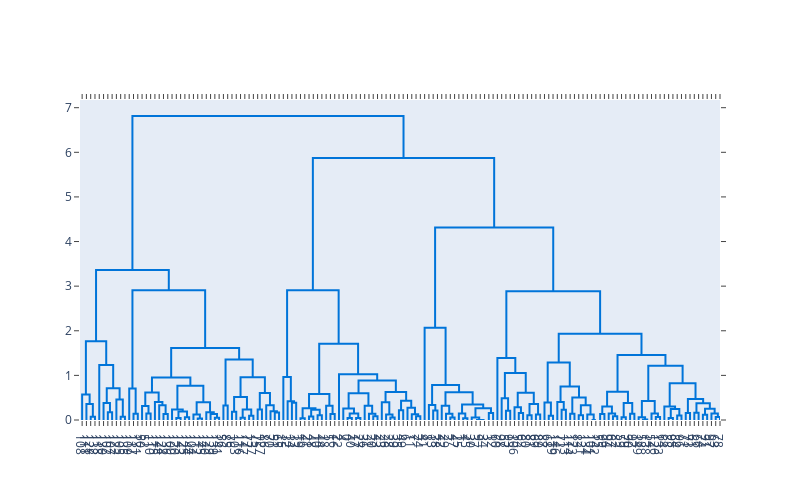

Here is the notebook cell this chart was saved with:
### Code cell
# Create the dendrogram
fig = ff.create_dendrogram(df_iris_pca, color_threshold=0)
fig.update_layout(width=800, height=500)
fig.show()

### Figure 1 — Plotly figure (JSON) as saved in the notebook; plotly's stock layout.template omitted (floating-point values rounded to 4 significant figures; data arrays with more than 128 entries replaced by an {"elided": "..."} marker saying what was removed)
{"data": [{"hoverinfo": "text", "marker": {"color": "rgb(0,116,217)"}, "mode": "lines", "type": "scatter", "x": [25, 25, 35, 35], "xaxis": "x", "y": [0, 0.07486, 0.07486, 0], "yaxis": "y"}, {"hoverinfo": "text", "marker": {"color": "rgb(0,116,217)"}, "mode": "lines", "type": "scatter", "x": [15, 15, 30, 30], "xaxis": "x", "y": [0, 0.3572, 0.3572, 0.07486], "yaxis": "y"}, {"hoverinfo": "text", "marker": {"color": "rgb(0,116,217)"}, "mode": "lines", "type": "scatter", "x": [5, 5, 22.5, 22.5], "xaxis": "x", "y": [0, 0.5728, 0.5728, 0.3572], "yaxis": "y"}, {"hoverinfo": "text", "marker": {"color": "rgb(0,116,217)"}, "mode": "lines", "type": "scatter", "x": [65, 65, 75, 75], "xaxis": "x", "y": [0, 0.1742, 0.1742, 0], "yaxis": "y"}, {"hoverinfo": "text", "marker": {"color": "rgb(0,116,217)"}, "mode": "lines", "type": "scatter", "x": [55, 55, 70, 70], "xaxis": "x", "y": [0, 0.3837, 0.3837, 0.1742], "yaxis": "y"}, {"hoverinfo": "text", "marker": {"color": "rgb(0,116,217)"}, "mode": "lines", "type": "scatter", "x": [95, 95, 105, 105], "xaxis": "x", "y": [0, 0.07319, 0.07319, 0], "yaxis": "y"}, {"hoverinfo": "text", "marker": {"color": "rgb(0,116,217)"}, "mode": "lines", "type": "scatter", "x": [85, 85, 100, 100], "xaxis": "x", "y": [0, 0.4574, 0.4574, 0.07319], "yaxis": "y"}, {"hoverinfo": "text", "marker": {"color": "rgb(0,116,217)"}, "mode": "lines", "type": "scatter", "x": [62.5, 62.5, 92.5, 92.5], "xaxis": "x", "y": [0.3837, 0.7092, 0.7092, 0.4574], "yaxis": "y"}, {"hoverinfo": "text", "marker": {"color": "rgb(0,116,217)"}, "mode": "lines", "type": "scatter", "x": [45, 45, 77.5, 77.5], "xaxis": "x", "y": [0, 1.235, 1.235, 0.7092], "yaxis": "y"}, {"hoverinfo": "text", "marker": {"color": "rgb(0,116,217)"}, "mode": "lines", "type": "scatter", "x": [13.75, 13.75, 61.25, 61.25], "xaxis": "x", "y": [0.5728, 1.762, 1.762, 1.235], "yaxis": "y"}, {"hoverinfo": "text", "marker": {"color": "rgb(0,116,217)"}, "mode": "lines", "type": "scatter", "x": [125, 125, 135, 135], "xaxis": "x", "y": [0, 0.1398, 0.1398, 0], "yaxis": "y"}, {"hoverinfo": "text", "marker": {"color": "rgb(0,116,217)"}, "mode": "lines", "type": "scatter", "x": [115, 115, 130, 130], "xaxis": "x", "y": [0, 0.7064, 0.7064, 0.1398], "yaxis": "y"}, {"hoverinfo": "text", "marker": {"color": "rgb(0,116,217)"}, "mode": "lines", "type": "scatter", "x": [155, 155, 165, 165], "xaxis": "x", "y": [0, 0.1469, 0.1469, 0], "yaxis": "y"}, {"hoverinfo": "text", "marker": {"color": "rgb(0,116,217)"}, "mode": "lines", "type": "scatter", "x": [145, 145, 160, 160], "xaxis": "x", "y": [0, 0.3118, 0.3118, 0.1469], "yaxis": "y"}, {"hoverinfo": "text", "marker": {"color": "rgb(0,116,217)"}, "mode": "lines", "type": "scatter", "x": [195, 195, 205, 205], "xaxis": "x", "y": [0, 0.1371, 0.1371, 0], "yaxis": "y"}, {"hoverinfo": "text", "marker": {"color": "rgb(0,116,217)"}, "mode": "lines", "type": "scatter", "x": [185, 185, 200, 200], "xaxis": "x", "y": [0, 0.3279, 0.3279, 0.1371], "yaxis": "y"}, {"hoverinfo": "text", "marker": {"color": "rgb(0,116,217)"}, "mode": "lines", "type": "scatter", "x": [175, 175, 192.5, 192.5], "xaxis": "x", "y": [0, 0.4019, 0.4019, 0.3279], "yaxis": "y"}, {"hoverinfo": "text", "marker": {"color": "rgb(0,116,217)"}, "mode": "lines", "type": "scatter", "x": [152.5, 152.5, 183.8, 183.8], "xaxis": "x", "y": [0.3118, 0.619, 0.619, 0.4019], "yaxis": "y"}, {"hoverinfo": "text", "marker": {"color": "rgb(0,116,217)"}, "mode": "lines", "type": "scatter", "x": [225, 225, 235, 235], "xaxis": "x", "y": [0, 0.04281, 0.04281, 0], "yaxis": "y"}, {"hoverinfo": "text", "marker": {"color": "rgb(0,116,217)"}, "mode": "lines", "type": "scatter", "x": [245, 245, 255, 255], "xaxis": "x", "y": [0, 0.06307, 0.06307, 0], "yaxis": "y"}, {"hoverinfo": "text", "marker": {"color": "rgb(0,116,217)"}, "mode": "lines", "type": "scatter", "x": [230, 230, 250, 250], "xaxis": "x", "y": [0.04281, 0.1885, 0.1885, 0.06307], "yaxis": "y"}, {"hoverinfo": "text", "marker": {"color": "rgb(0,116,217)"}, "mode": "lines", "type": "scatter", "x": [215, 215, 240, 240], "xaxis": "x", "y": [0, 0.2345, 0.2345, 0.1885], "yaxis": "y"}, {"hoverinfo": "text", "marker": {"color": "rgb(0,116,217)"}, "mode": "lines", "type": "scatter", "x": [275, 275, 285, 285], "xaxis": "x", "y": [0, 0.03437, 0.03437, 0], "yaxis": "y"}, {"hoverinfo": "text", "marker": {"color": "rgb(0,116,217)"}, "mode": "lines", "type": "scatter", "x": [265, 265, 280, 280], "xaxis": "x", "y": [0, 0.1242, 0.1242, 0.03437], "yaxis": "y"}, {"hoverinfo": "text", "marker": {"color": "rgb(0,116,217)"}, "mode": "lines", "type": "scatter", "x": [315, 315, 325, 325], "xaxis": "x", "y": [0, 0.0514, 0.0514, 0], "yaxis": "y"}, {"hoverinfo": "text", "marker": {"color": "rgb(0,116,217)"}, "mode": "lines", "type": "scatter", "x": [305, 305, 320, 320], "xaxis": "x", "y": [0, 0.1362, 0.1362, 0.0514], "yaxis": "y"}, {"hoverinfo": "text", "marker": {"color": "rgb(0,116,217)"}, "mode": "lines", "type": "scatter", "x": [295, 295, 312.5, 312.5], "xaxis": "x", "y": [0, 0.174, 0.174, 0.1362], "yaxis": "y"}, {"hoverinfo": "text", "marker": {"color": "rgb(0,116,217)"}, "mode": "lines", "type": "scatter", "x": [272.5, 272.5, 303.8, 303.8], "xaxis": "x", "y": [0.1242, 0.3964, 0.3964, 0.174], "yaxis": "y"}, {"hoverinfo": "text", "marker": {"color": "rgb(0,116,217)"}, "mode": "lines", "type": "scatter", "x": [227.5, 227.5, 288.1, 288.1], "xaxis": "x", "y": [0.2345, 0.7691, 0.7691, 0.3964], "yaxis": "y"}, {"hoverinfo": "text", "marker": {"color": "rgb(0,116,217)"}, "mode": "lines", "type": "scatter", "x": [168.1, 168.1, 257.8, 257.8], "xaxis": "x", "y": [0.619, 0.9543, 0.9543, 0.7691], "yaxis": "y"}, {"hoverinfo": "text", "marker": {"color": "rgb(0,116,217)"}, "mode": "lines", "type": "scatter", "x": [335, 335, 345, 345], "xaxis": "x", "y": [0, 0.326, 0.326, 0], "yaxis": "y"}, {"hoverinfo": "text", "marker": {"color": "rgb(0,116,217)"}, "mode": "lines", "type": "scatter", "x": [355, 355, 365, 365], "xaxis": "x", "y": [0, 0.1873, 0.1873, 0], "yaxis": "y"}, {"hoverinfo": "text", "marker": {"color": "rgb(0,116,217)"}, "mode": "lines", "type": "scatter", "x": [375, 375, 385, 385], "xaxis": "x", "y": [0, 0.0514, 0.0514, 0], "yaxis": "y"}, {"hoverinfo": "text", "marker": {"color": "rgb(0,116,217)"}, "mode": "lines", "type": "scatter", "x": [395, 395, 405, 405], "xaxis": "x", "y": [0, 0.0941, 0.0941, 0], "yaxis": "y"}, {"hoverinfo": "text", "marker": {"color": "rgb(0,116,217)"}, "mode": "lines", "type": "scatter", "x": [380, 380, 400, 400], "xaxis": "x", "y": [0.0514, 0.2332, 0.2332, 0.0941], "yaxis": "y"}, {"hoverinfo": "text", "marker": {"color": "rgb(0,116,217)"}, "mode": "lines", "type": "scatter", "x": [360, 360, 390, 390], "xaxis": "x", "y": [0.1873, 0.5133, 0.5133, 0.2332], "yaxis": "y"}, {"hoverinfo": "text", "marker": {"color": "rgb(0,116,217)"}, "mode": "lines", "type": "scatter", "x": [415, 415, 425, 425], "xaxis": "x", "y": [0, 0.236, 0.236, 0], "yaxis": "y"}, {"hoverinfo": "text", "marker": {"color": "rgb(0,116,217)"}, "mode": "lines", "type": "scatter", "x": [455, 455, 465, 465], "xaxis": "x", "y": [0, 0.1686, 0.1686, 0], "yaxis": "y"}, {"hoverinfo": "text", "marker": {"color": "rgb(0,116,217)"}, "mode": "lines", "type": "scatter", "x": [445, 445, 460, 460], "xaxis": "x", "y": [0, 0.1963, 0.1963, 0.1686], "yaxis": "y"}, {"hoverinfo": "text", "marker": {"color": "rgb(0,116,217)"}, "mode": "lines", "type": "scatter", "x": [435, 435, 452.5, 452.5], "xaxis": "x", "y": [0, 0.3334, 0.3334, 0.1963], "yaxis": "y"}, {"hoverinfo": "text", "marker": {"color": "rgb(0,116,217)"}, "mode": "lines", "type": "scatter", "x": [420, 420, 443.8, 443.8], "xaxis": "x", "y": [0.236, 0.6056, 0.6056, 0.3334], "yaxis": "y"}, {"hoverinfo": "text", "marker": {"color": "rgb(0,116,217)"}, "mode": "lines", "type": "scatter", "x": [375, 375, 431.9, 431.9], "xaxis": "x", "y": [0.5133, 0.9589, 0.9589, 0.6056], "yaxis": "y"}, {"hoverinfo": "text", "marker": {"color": "rgb(0,116,217)"}, "mode": "lines", "type": "scatter", "x": [340, 340, 403.4, 403.4], "xaxis": "x", "y": [0.326, 1.354, 1.354, 0.9589], "yaxis": "y"}, {"hoverinfo": "text", "marker": {"color": "rgb(0,116,217)"}, "mode": "lines", "type": "scatter", "x": [213.0, 213.0, 371.7, 371.7], "xaxis": "x", "y": [0.9543, 1.612, 1.612, 1.354], "yaxis": "y"}, {"hoverinfo": "text", "marker": {"color": "rgb(0,116,217)"}, "mode": "lines", "type": "scatter", "x": [122.5, 122.5, 292.3, 292.3], "xaxis": "x", "y": [0.7064, 2.909, 2.909, 1.612], "yaxis": "y"}, {"hoverinfo": "text", "marker": {"color": "rgb(0,116,217)"}, "mode": "lines", "type": "scatter", "x": [37.5, 37.5, 207.4, 207.4], "xaxis": "x", "y": [1.762, 3.365, 3.365, 2.909], "yaxis": "y"}, {"hoverinfo": "text", "marker": {"color": "rgb(0,116,217)"}, "mode": "lines", "type": "scatter", "x": [495, 495, 505, 505], "xaxis": "x", "y": [0, 0.3842, 0.3842, 0], "yaxis": "y"}, {"hoverinfo": "text", "marker": {"color": "rgb(0,116,217)"}, "mode": "lines", "type": "scatter", "x": [485, 485, 500, 500], "xaxis": "x", "y": [0, 0.4204, 0.4204, 0.3842], "yaxis": "y"}, {"hoverinfo": "text", "marker": {"color": "rgb(0,116,217)"}, "mode": "lines", "type": "scatter", "x": [475, 475, 492.5, 492.5], "xaxis": "x", "y": [0, 0.9625, 0.9625, 0.4204], "yaxis": "y"}, {"hoverinfo": "text", "marker": {"color": "rgb(0,116,217)"}, "mode": "lines", "type": "scatter", "x": [515, 515, 525, 525], "xaxis": "x", "y": [0, 0.04197, 0.04197, 0], "yaxis": "y"}, {"hoverinfo": "text", "marker": {"color": "rgb(0,116,217)"}, "mode": "lines", "type": "scatter", "x": [535, 535, 545, 545], "xaxis": "x", "y": [0, 0.07631, 0.07631, 0], "yaxis": "y"}, {"hoverinfo": "text", "marker": {"color": "rgb(0,116,217)"}, "mode": "lines", "type": "scatter", "x": [555, 555, 565, 565], "xaxis": "x", "y": [0, 0.1052, 0.1052, 0], "yaxis": "y"}, {"hoverinfo": "text", "marker": {"color": "rgb(0,116,217)"}, "mode": "lines", "type": "scatter", "x": [540, 540, 560, 560], "xaxis": "x", "y": [0.07631, 0.2303, 0.2303, 0.1052], "yaxis": "y"}, {"hoverinfo": "text", "marker": {"color": "rgb(0,116,217)"}, "mode": "lines", "type": "scatter", "x": [520, 520, 550, 550], "xaxis": "x", "y": [0.04197, 0.2655, 0.2655, 0.2303], "yaxis": "y"}, {"hoverinfo": "text", "marker": {"color": "rgb(0,116,217)"}, "mode": "lines", "type": "scatter", "x": [585, 585, 595, 595], "xaxis": "x", "y": [0, 0.1323, 0.1323, 0], "yaxis": "y"}, {"hoverinfo": "text", "marker": {"color": "rgb(0,116,217)"}, "mode": "lines", "type": "scatter", "x": [575, 575, 590, 590], "xaxis": "x", "y": [0, 0.3195, 0.3195, 0.1323], "yaxis": "y"}, {"hoverinfo": "text", "marker": {"color": "rgb(0,116,217)"}, "mode": "lines", "type": "scatter", "x": [535, 535, 582.5, 582.5], "xaxis": "x", "y": [0.2655, 0.5818, 0.5818, 0.3195], "yaxis": "y"}, {"hoverinfo": "text", "marker": {"color": "rgb(0,116,217)"}, "mode": "lines", "type": "scatter", "x": [625, 625, 635, 635], "xaxis": "x", "y": [0, 0.04365, 0.04365, 0], "yaxis": "y"}, {"hoverinfo": "text", "marker": {"color": "rgb(0,116,217)"}, "mode": "lines", "type": "scatter", "x": [645, 645, 655, 655], "xaxis": "x", "y": [0, 0.04365, 0.04365, 0], "yaxis": "y"}, {"hoverinfo": "text", "marker": {"color": "rgb(0,116,217)"}, "mode": "lines", "type": "scatter", "x": [630, 630, 650, 650], "xaxis": "x", "y": [0.04365, 0.1451, 0.1451, 0.04365], "yaxis": "y"}, {"hoverinfo": "text", "marker": {"color": "rgb(0,116,217)"}, "mode": "lines", "type": "scatter", "x": [615, 615, 640, 640], "xaxis": "x", "y": [0, 0.2553, 0.2553, 0.1451], "yaxis": "y"}, {"hoverinfo": "text", "marker": {"color": "rgb(0,116,217)"}, "mode": "lines", "type": "scatter", "x": [685, 685, 695, 695], "xaxis": "x", "y": [0, 0.08338, 0.08338, 0], "yaxis": "y"}, {"hoverinfo": "text", "marker": {"color": "rgb(0,116,217)"}, "mode": "lines", "type": "scatter", "x": [675, 675, 690, 690], "xaxis": "x", "y": [0, 0.1422, 0.1422, 0.08338], "yaxis": "y"}, {"hoverinfo": "text", "marker": {"color": "rgb(0,116,217)"}, "mode": "lines", "type": "scatter", "x": [665, 665, 682.5, 682.5], "xaxis": "x", "y": [0, 0.3203, 0.3203, 0.1422], "yaxis": "y"}, {"hoverinfo": "text", "marker": {"color": "rgb(0,116,217)"}, "mode": "lines", "type": "scatter", "x": [627.5, 627.5, 673.8, 673.8], "xaxis": "x", "y": [0.2553, 0.6023, 0.6023, 0.3203], "yaxis": "y"}, {"hoverinfo": "text", "marker": {"color": "rgb(0,116,217)"}, "mode": "lines", "type": "scatter", "x": [725, 725, 735, 735], "xaxis": "x", "y": [0, 0.05332, 0.05332, 0], "yaxis": "y"}, {"hoverinfo": "text", "marker": {"color": "rgb(0,116,217)"}, "mode": "lines", "type": "scatter", "x": [715, 715, 730, 730], "xaxis": "x", "y": [0, 0.1215, 0.1215, 0.05332], "yaxis": "y"}, {"hoverinfo": "text", "marker": {"color": "rgb(0,116,217)"}, "mode": "lines", "type": "scatter", "x": [705, 705, 722.5, 722.5], "xaxis": "x", "y": [0, 0.3965, 0.3965, 0.1215], "yaxis": "y"}, {"hoverinfo": "text", "marker": {"color": "rgb(0,116,217)"}, "mode": "lines", "type": "scatter", "x": [745, 745, 755, 755], "xaxis": "x", "y": [0, 0.2166, 0.2166, 0], "yaxis": "y"}, {"hoverinfo": "text", "marker": {"color": "rgb(0,116,217)"}, "mode": "lines", "type": "scatter", "x": [785, 785, 795, 795], "xaxis": "x", "y": [0, 0.08561, 0.08561, 0], "yaxis": "y"}, {"hoverinfo": "text", "marker": {"color": "rgb(0,116,217)"}, "mode": "lines", "type": "scatter", "x": [775, 775, 790, 790], "xaxis": "x", "y": [0, 0.1291, 0.1291, 0.08561], "yaxis": "y"}, {"hoverinfo": "text", "marker": {"color": "rgb(0,116,217)"}, "mode": "lines", "type": "scatter", "x": [765, 765, 782.5, 782.5], "xaxis": "x", "y": [0, 0.2736, 0.2736, 0.1291], "yaxis": "y"}, {"hoverinfo": "text", "marker": {"color": "rgb(0,116,217)"}, "mode": "lines", "type": "scatter", "x": [750, 750, 773.8, 773.8], "xaxis": "x", "y": [0.2166, 0.4325, 0.4325, 0.2736], "yaxis": "y"}, {"hoverinfo": "text", "marker": {"color": "rgb(0,116,217)"}, "mode": "lines", "type": "scatter", "x": [713.8, 713.8, 761.9, 761.9], "xaxis": "x", "y": [0.3965, 0.6261, 0.6261, 0.4325], "yaxis": "y"}, {"hoverinfo": "text", "marker": {"color": "rgb(0,116,217)"}, "mode": "lines", "type": "scatter", "x": [650.6, 650.6, 737.8, 737.8], "xaxis": "x", "y": [0.6023, 0.8851, 0.8851, 0.6261], "yaxis": "y"}, {"hoverinfo": "text", "marker": {"color": "rgb(0,116,217)"}, "mode": "lines", "type": "scatter", "x": [605, 605, 694.2, 694.2], "xaxis": "x", "y": [0, 1.028, 1.028, 0.8851], "yaxis": "y"}, {"hoverinfo": "text", "marker": {"color": "rgb(0,116,217)"}, "mode": "lines", "type": "scatter", "x": [558.8, 558.8, 649.6, 649.6], "xaxis": "x", "y": [0.5818, 1.709, 1.709, 1.028], "yaxis": "y"}, {"hoverinfo": "text", "marker": {"color": "rgb(0,116,217)"}, "mode": "lines", "type": "scatter", "x": [483.8, 483.8, 604.2, 604.2], "xaxis": "x", "y": [0.9625, 2.907, 2.907, 1.709], "yaxis": "y"}, {"hoverinfo": "text", "marker": {"color": "rgb(0,116,217)"}, "mode": "lines", "type": "scatter", "x": [825, 825, 835, 835], "xaxis": "x", "y": [0, 0.2113, 0.2113, 0], "yaxis": "y"}, {"hoverinfo": "text", "marker": {"color": "rgb(0,116,217)"}, "mode": "lines", "type": "scatter", "x": [815, 815, 830, 830], "xaxis": "x", "y": [0, 0.3366, 0.3366, 0.2113], "yaxis": "y"}, {"hoverinfo": "text", "marker": {"color": "rgb(0,116,217)"}, "mode": "lines", "type": "scatter", "x": [865, 865, 875, 875], "xaxis": "x", "y": [0, 0.05332, 0.05332, 0], "yaxis": "y"}, {"hoverinfo": "text", "marker": {"color": "rgb(0,116,217)"}, "mode": "lines", "type": "scatter", "x": [855, 855, 870, 870], "xaxis": "x", "y": [0, 0.1378, 0.1378, 0.05332], "yaxis": "y"}, {"hoverinfo": "text", "marker": {"color": "rgb(0,116,217)"}, "mode": "lines", "type": "scatter", "x": [845, 845, 862.5, 862.5], "xaxis": "x", "y": [0, 0.3207, 0.3207, 0.1378], "yaxis": "y"}, {"hoverinfo": "text", "marker": {"color": "rgb(0,116,217)"}, "mode": "lines", "type": "scatter", "x": [895, 895, 905, 905], "xaxis": "x", "y": [0, 0.03815, 0.03815, 0], "yaxis": "y"}, {"hoverinfo": "text", "marker": {"color": "rgb(0,116,217)"}, "mode": "lines", "type": "scatter", "x": [885, 885, 900, 900], "xaxis": "x", "y": [0, 0.1451, 0.1451, 0.03815], "yaxis": "y"}, {"hoverinfo": "text", "marker": {"color": "rgb(0,116,217)"}, "mode": "lines", "type": "scatter", "x": [935, 935, 945, 945], "xaxis": "x", "y": [0, 0, 0, 0], "yaxis": "y"}, {"hoverinfo": "text", "marker": {"color": "rgb(0,116,217)"}, "mode": "lines", "type": "scatter", "x": [925, 925, 940, 940], "xaxis": "x", "y": [0, 0, 0, 0], "yaxis": "y"}, {"hoverinfo": "text", "marker": {"color": "rgb(0,116,217)"}, "mode": "lines", "type": "scatter", "x": [915, 915, 932.5, 932.5], "xaxis": "x", "y": [0, 0.05651, 0.05651, 0], "yaxis": "y"}, {"hoverinfo": "text", "marker": {"color": "rgb(0,116,217)"}, "mode": "lines", "type": "scatter", "x": [955, 955, 965, 965], "xaxis": "x", "y": [0, 0.1559, 0.1559, 0], "yaxis": "y"}, {"hoverinfo": "text", "marker": {"color": "rgb(0,116,217)"}, "mode": "lines", "type": "scatter", "x": [923.8, 923.8, 960, 960], "xaxis": "x", "y": [0.05651, 0.2629, 0.2629, 0.1559], "yaxis": "y"}, {"hoverinfo": "text", "marker": {"color": "rgb(0,116,217)"}, "mode": "lines", "type": "scatter", "x": [892.5, 892.5, 941.9, 941.9], "xaxis": "x", "y": [0.1451, 0.3487, 0.3487, 0.2629], "yaxis": "y"}, {"hoverinfo": "text", "marker": {"color": "rgb(0,116,217)"}, "mode": "lines", "type": "scatter", "x": [853.8, 853.8, 917.2, 917.2], "xaxis": "x", "y": [0.3207, 0.6203, 0.6203, 0.3487], "yaxis": "y"}, {"hoverinfo": "text", "marker": {"color": "rgb(0,116,217)"}, "mode": "lines", "type": "scatter", "x": [822.5, 822.5, 885.5, 885.5], "xaxis": "x", "y": [0.3366, 0.7837, 0.7837, 0.6203], "yaxis": "y"}, {"hoverinfo": "text", "marker": {"color": "rgb(0,116,217)"}, "mode": "lines", "type": "scatter", "x": [805, 805, 854.0, 854.0], "xaxis": "x", "y": [0, 2.07, 2.07, 0.7837], "yaxis": "y"}, {"hoverinfo": "text", "marker": {"color": "rgb(0,116,217)"}, "mode": "lines", "type": "scatter", "x": [995, 995, 1005, 1005], "xaxis": "x", "y": [0, 0.2098, 0.2098, 0], "yaxis": "y"}, {"hoverinfo": "text", "marker": {"color": "rgb(0,116,217)"}, "mode": "lines", "type": "scatter", "x": [985, 985, 1000, 1000], "xaxis": "x", "y": [0, 0.4857, 0.4857, 0.2098], "yaxis": "y"}, {"hoverinfo": "text", "marker": {"color": "rgb(0,116,217)"}, "mode": "lines", "type": "scatter", "x": [1025, 1025, 1035, 1035], "xaxis": "x", "y": [0, 0.155, 0.155, 0], "yaxis": "y"}, {"hoverinfo": "text", "marker": {"color": "rgb(0,116,217)"}, "mode": "lines", "type": "scatter", "x": [1015, 1015, 1030, 1030], "xaxis": "x", "y": [0, 0.2872, 0.2872, 0.155], "yaxis": "y"}, {"hoverinfo": "text", "marker": {"color": "rgb(0,116,217)"}, "mode": "lines", "type": "scatter", "x": [1045, 1045, 1055, 1055], "xaxis": "x", "y": [0, 0.1079, 0.1079, 0], "yaxis": "y"}, {"hoverinfo": "text", "marker": {"color": "rgb(0,116,217)"}, "mode": "lines", "type": "scatter", "x": [1065, 1065, 1075, 1075], "xaxis": "x", "y": [0, 0.1215, 0.1215, 0], "yaxis": "y"}, {"hoverinfo": "text", "marker": {"color": "rgb(0,116,217)"}, "mode": "lines", "type": "scatter", "x": [1050, 1050, 1070, 1070], "xaxis": "x", "y": [0.1079, 0.3572, 0.3572, 0.1215], "yaxis": "y"}, {"hoverinfo": "text", "marker": {"color": "rgb(0,116,217)"}, "mode": "lines", "type": "scatter", "x": [1022.0, 1022.0, 1060, 1060], "xaxis": "x", "y": [0.2872, 0.6133, 0.6133, 0.3572], "yaxis": "y"}, {"hoverinfo": "text", "marker": {"color": "rgb(0,116,217)"}, "mode": "lines", "type": "scatter", "x": [992.5, 992.5, 1041.0, 1041.0], "xaxis": "x", "y": [0.4857, 1.052, 1.052, 0.6133], "yaxis": "y"}, {"hoverinfo": "text", "marker": {"color": "rgb(0,116,217)"}, "mode": "lines", "type": "scatter", "x": [975, 975, 1017.0, 1017.0], "xaxis": "x", "y": [0, 1.387, 1.387, 1.052], "yaxis": "y"}, {"hoverinfo": "text", "marker": {"color": "rgb(0,116,217)"}, "mode": "lines", "type": "scatter", "x": [1095, 1095, 1105, 1105], "xaxis": "x", "y": [0, 0.09268, 0.09268, 0], "yaxis": "y"}, {"hoverinfo": "text", "marker": {"color": "rgb(0,116,217)"}, "mode": "lines", "type": "scatter", "x": [1085, 1085, 1100, 1100], "xaxis": "x", "y": [0, 0.3915, 0.3915, 0.09268], "yaxis": "y"}, {"hoverinfo": "text", "marker": {"color": "rgb(0,116,217)"}, "mode": "lines", "type": "scatter", "x": [1125, 1125, 1135, 1135], "xaxis": "x", "y": [0, 0.2279, 0.2279, 0], "yaxis": "y"}, {"hoverinfo": "text", "marker": {"color": "rgb(0,116,217)"}, "mode": "lines", "type": "scatter", "x": [1115, 1115, 1130, 1130], "xaxis": "x", "y": [0, 0.4024, 0.4024, 0.2279], "yaxis": "y"}, {"hoverinfo": "text", "marker": {"color": "rgb(0,116,217)"}, "mode": "lines", "type": "scatter", "x": [1145, 1145, 1155, 1155], "xaxis": "x", "y": [0, 0.1414, 0.1414, 0], "yaxis": "y"}, {"hoverinfo": "text", "marker": {"color": "rgb(0,116,217)"}, "mode": "lines", "type": "scatter", "x": [1165, 1165, 1175, 1175], "xaxis": "x", "y": [0, 0.1057, 0.1057, 0], "yaxis": "y"}, {"hoverinfo": "text", "marker": {"color": "rgb(0,116,217)"}, "mode": "lines", "type": "scatter", "x": [1195, 1195, 1205, 1205], "xaxis": "x", "y": [0, 0, 0, 0], "yaxis": "y"}, {"hoverinfo": "text", "marker": {"color": "rgb(0,116,217)"}, "mode": "lines", "type": "scatter", "x": [1185, 1185, 1200, 1200], "xaxis": "x", "y": [0, 0.124, 0.124, 0], "yaxis": "y"}, {"hoverinfo": "text", "marker": {"color": "rgb(0,116,217)"}, "mode": "lines", "type": "scatter", "x": [1170, 1170, 1192.0, 1192.0], "xaxis": "x", "y": [0.1057, 0.3324, 0.3324, 0.124], "yaxis": "y"}, {"hoverinfo": "text", "marker": {"color": "rgb(0,116,217)"}, "mode": "lines", "type": "scatter", "x": [1150, 1150, 1181.0, 1181.0], "xaxis": "x", "y": [0.1414, 0.5063, 0.5063, 0.3324], "yaxis": "y"}, {"hoverinfo": "text", "marker": {"color": "rgb(0,116,217)"}, "mode": "lines", "type": "scatter", "x": [1122.0, 1122.0, 1166.0, 1166.0], "xaxis": "x", "y": [0.4024, 0.7534, 0.7534, 0.5063], "yaxis": "y"}, {"hoverinfo": "text", "marker": {"color": "rgb(0,116,217)"}, "mode": "lines", "type": "scatter", "x": [1092.0, 1092.0, 1144.0, 1144.0], "xaxis": "x", "y": [0.3915, 1.291, 1.291, 0.7534], "yaxis": "y"}, {"hoverinfo": "text", "marker": {"color": "rgb(0,116,217)"}, "mode": "lines", "type": "scatter", "x": [1215, 1215, 1225, 1225], "xaxis": "x", "y": [0, 0.1323, 0.1323, 0], "yaxis": "y"}, {"hoverinfo": "text", "marker": {"color": "rgb(0,116,217)"}, "mode": "lines", "type": "scatter", "x": [1245, 1245, 1255, 1255], "xaxis": "x", "y": [0, 0.08393, 0.08393, 0], "yaxis": "y"}, {"hoverinfo": "text", "marker": {"color": "rgb(0,116,217)"}, "mode": "lines", "type": "scatter", "x": [1235, 1235, 1250, 1250], "xaxis": "x", "y": [0, 0.1442, 0.1442, 0.08393], "yaxis": "y"}, {"hoverinfo": "text", "marker": {"color": "rgb(0,116,217)"}, "mode": "lines", "type": "scatter", "x": [1220, 1220, 1242.0, 1242.0], "xaxis": "x", "y": [0.1323, 0.3054, 0.3054, 0.1442], "yaxis": "y"}, {"hoverinfo": "text", "marker": {"color": "rgb(0,116,217)"}, "mode": "lines", "type": "scatter", "x": [1265, 1265, 1275, 1275], "xaxis": "x", "y": [0, 0.05919, 0.05919, 0], "yaxis": "y"}, {"hoverinfo": "text", "marker": {"color": "rgb(0,116,217)"}, "mode": "lines", "type": "scatter", "x": [1285, 1285, 1295, 1295], "xaxis": "x", "y": [0, 0.1427, 0.1427, 0], "yaxis": "y"}, {"hoverinfo": "text", "marker": {"color": "rgb(0,116,217)"}, "mode": "lines", "type": "scatter", "x": [1270, 1270, 1290, 1290], "xaxis": "x", "y": [0.05919, 0.3834, 0.3834, 0.1427], "yaxis": "y"}, {"hoverinfo": "text", "marker": {"color": "rgb(0,116,217)"}, "mode": "lines", "type": "scatter", "x": [1231.0, 1231.0, 1280, 1280], "xaxis": "x", "y": [0.3054, 0.6354, 0.6354, 0.3834], "yaxis": "y"}, {"hoverinfo": "text", "marker": {"color": "rgb(0,116,217)"}, "mode": "lines", "type": "scatter", "x": [1315, 1315, 1325, 1325], "xaxis": "x", "y": [0, 0.01145, 0.01145, 0], "yaxis": "y"}, {"hoverinfo": "text", "marker": {"color": "rgb(0,116,217)"}, "mode": "lines", "type": "scatter", "x": [1305, 1305, 1320, 1320], "xaxis": "x", "y": [0, 0.06215, 0.06215, 0.01145], "yaxis": "y"}, {"hoverinfo": "text", "marker": {"color": "rgb(0,116,217)"}, "mode": "lines", "type": "scatter", "x": [1345, 1345, 1355, 1355], "xaxis": "x", "y": [0, 0.06482, 0.06482, 0], "yaxis": "y"}, {"hoverinfo": "text", "marker": {"color": "rgb(0,116,217)"}, "mode": "lines", "type": "scatter", "x": [1335, 1335, 1350, 1350], "xaxis": "x", "y": [0, 0.1461, 0.1461, 0.06482], "yaxis": "y"}, {"hoverinfo": "text", "marker": {"color": "rgb(0,116,217)"}, "mode": "lines", "type": "scatter", "x": [1312.0, 1312.0, 1342.0, 1342.0], "xaxis": "x", "y": [0.06215, 0.427, 0.427, 0.1461], "yaxis": "y"}, {"hoverinfo": "text", "marker": {"color": "rgb(0,116,217)"}, "mode": "lines", "type": "scatter", "x": [1375, 1375, 1385, 1385], "xaxis": "x", "y": [0, 0.04365, 0.04365, 0], "yaxis": "y"}, {"hoverinfo": "text", "marker": {"color": "rgb(0,116,217)"}, "mode": "lines", "type": "scatter", "x": [1395, 1395, 1405, 1405], "xaxis": "x", "y": [0, 0.09968, 0.09968, 0], "yaxis": "y"}, {"hoverinfo": "text", "marker": {"color": "rgb(0,116,217)"}, "mode": "lines", "type": "scatter", "x": [1380, 1380, 1400, 1400], "xaxis": "x", "y": [0.04365, 0.2461, 0.2461, 0.09968], "yaxis": "y"}, {"hoverinfo": "text", "marker": {"color": "rgb(0,116,217)"}, "mode": "lines", "type": "scatter", "x": [1365, 1365, 1390, 1390], "xaxis": "x", "y": [0, 0.3, 0.3, 0.2461], "yaxis": "y"}, {"hoverinfo": "text", "marker": {"color": "rgb(0,116,217)"}, "mode": "lines", "type": "scatter", "x": [1415, 1415, 1425, 1425], "xaxis": "x", "y": [0, 0.157, 0.157, 0], "yaxis": "y"}, {"hoverinfo": "text", "marker": {"color": "rgb(0,116,217)"}, "mode": "lines", "type": "scatter", "x": [1435, 1435, 1445, 1445], "xaxis": "x", "y": [0, 0.16, 0.16, 0], "yaxis": "y"}, {"hoverinfo": "text", "marker": {"color": "rgb(0,116,217)"}, "mode": "lines", "type": "scatter", "x": [1455, 1455, 1465, 1465], "xaxis": "x", "y": [0, 0.1194, 0.1194, 0], "yaxis": "y"}, {"hoverinfo": "text", "marker": {"color": "rgb(0,116,217)"}, "mode": "lines", "type": "scatter", "x": [1485, 1485, 1495, 1495], "xaxis": "x", "y": [0, 0.0674, 0.0674, 0], "yaxis": "y"}, {"hoverinfo": "text", "marker": {"color": "rgb(0,116,217)"}, "mode": "lines", "type": "scatter", "x": [1475, 1475, 1490, 1490], "xaxis": "x", "y": [0, 0.1467, 0.1467, 0.0674], "yaxis": "y"}, {"hoverinfo": "text", "marker": {"color": "rgb(0,116,217)"}, "mode": "lines", "type": "scatter", "x": [1460, 1460, 1482.0, 1482.0], "xaxis": "x", "y": [0.1194, 0.2549, 0.2549, 0.1467], "yaxis": "y"}, {"hoverinfo": "text", "marker": {"color": "rgb(0,116,217)"}, "mode": "lines", "type": "scatter", "x": [1440, 1440, 1471.0, 1471.0], "xaxis": "x", "y": [0.16, 0.3747, 0.3747, 0.2549], "yaxis": "y"}, {"hoverinfo": "text", "marker": {"color": "rgb(0,116,217)"}, "mode": "lines", "type": "scatter", "x": [1420, 1420, 1456.0, 1456.0], "xaxis": "x", "y": [0.157, 0.4691, 0.4691, 0.3747], "yaxis": "y"}, {"hoverinfo": "text", "marker": {"color": "rgb(0,116,217)"}, "mode": "lines", "type": "scatter", "x": [1378.0, 1378.0, 1438.0, 1438.0], "xaxis": "x", "y": [0.3, 0.825, 0.825, 0.4691], "yaxis": "y"}, {"hoverinfo": "text", "marker": {"color": "rgb(0,116,217)"}, "mode": "lines", "type": "scatter", "x": [1328.0, 1328.0, 1408.0, 1408.0], "xaxis": "x", "y": [0.427, 1.215, 1.215, 0.825], "yaxis": "y"}, {"hoverinfo": "text", "marker": {"color": "rgb(0,116,217)"}, "mode": "lines", "type": "scatter", "x": [1256.0, 1256.0, 1368.0, 1368.0], "xaxis": "x", "y": [0.6354, 1.46, 1.46, 1.215], "yaxis": "y"}, {"hoverinfo": "text", "marker": {"color": "rgb(0,116,217)"}, "mode": "lines", "type": "scatter", "x": [1118.0, 1118.0, 1312.0, 1312.0], "xaxis": "x", "y": [1.291, 1.933, 1.933, 1.46], "yaxis": "y"}, {"hoverinfo": "text", "marker": {"color": "rgb(0,116,217)"}, "mode": "lines", "type": "scatter", "x": [995.9, 995.9, 1215.0, 1215.0], "xaxis": "x", "y": [1.387, 2.887, 2.887, 1.933], "yaxis": "y"}, {"hoverinfo": "text", "marker": {"color": "rgb(0,116,217)"}, "mode": "lines", "type": "scatter", "x": [829.5, 829.5, 1105.0, 1105.0], "xaxis": "x", "y": [2.07, 4.316, 4.316, 2.887], "yaxis": "y"}, {"hoverinfo": "text", "marker": {"color": "rgb(0,116,217)"}, "mode": "lines", "type": "scatter", "x": [544.0, 544.0, 967.5, 967.5], "xaxis": "x", "y": [2.907, 5.871, 5.871, 4.316], "yaxis": "y"}, {"hoverinfo": "text", "marker": {"color": "rgb(0,116,217)"}, "mode": "lines", "type": "scatter", "x": [122.5, 122.5, 755.7, 755.7], "xaxis": "x", "y": [3.365, 6.814, 6.814, 5.871], "yaxis": "y"}], "layout": {"autosize": false, "height": 500, "hovermode": "closest", "showlegend": false, "width": 800, "xaxis": {"autorange": true, "mirror": "allticks", "range": [0, 1495], "rangemode": "tozero", "showgrid": false, "showline": true, "showticklabels": true, "tickmode": "array", "ticks": "outside", "ticktext": {"elided": "150 str values"}, "tickvals": {"elided": "150 int values"}, "type": "linear", "zeroline": false}, "yaxis": {"autorange": true, "mirror": "allticks", "range": [0, 7.172], "rangemode": "tozero", "showgrid": false, "showline": true, "showticklabels": true, "ticks": "outside", "type": "linear", "zeroline": false}}}
